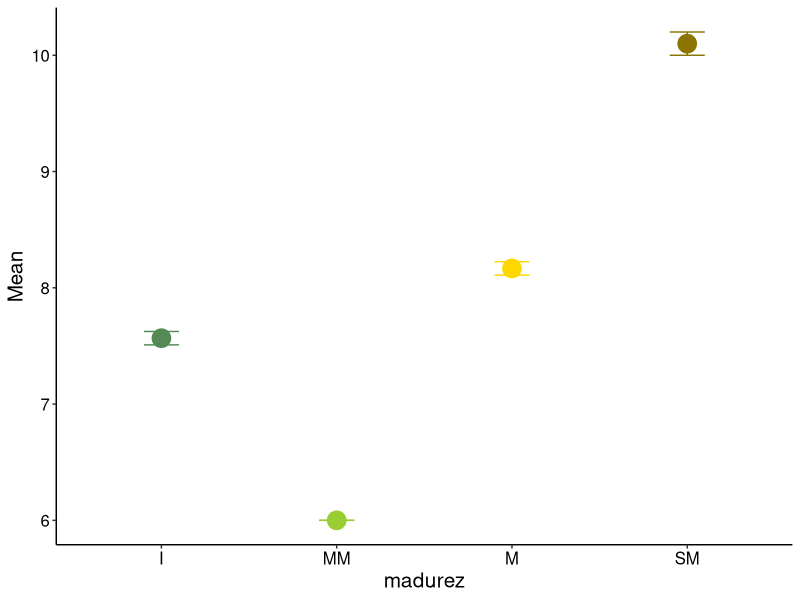
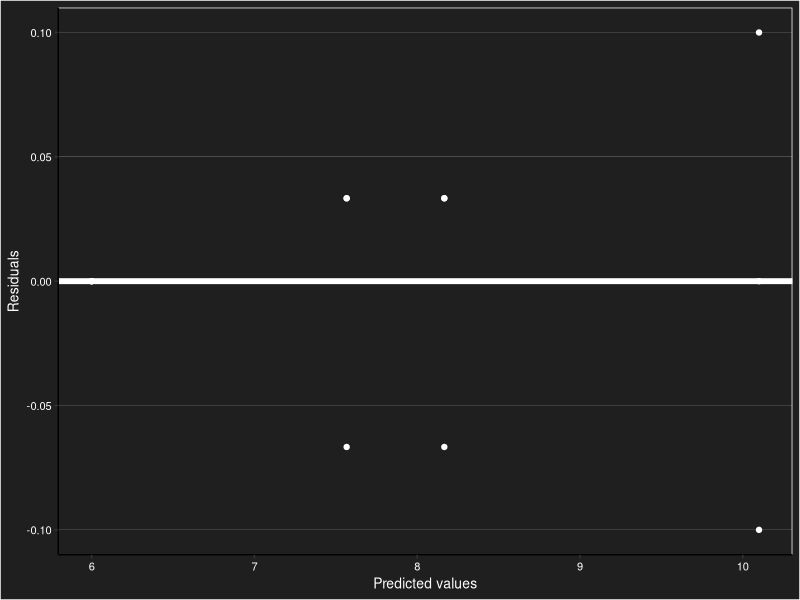
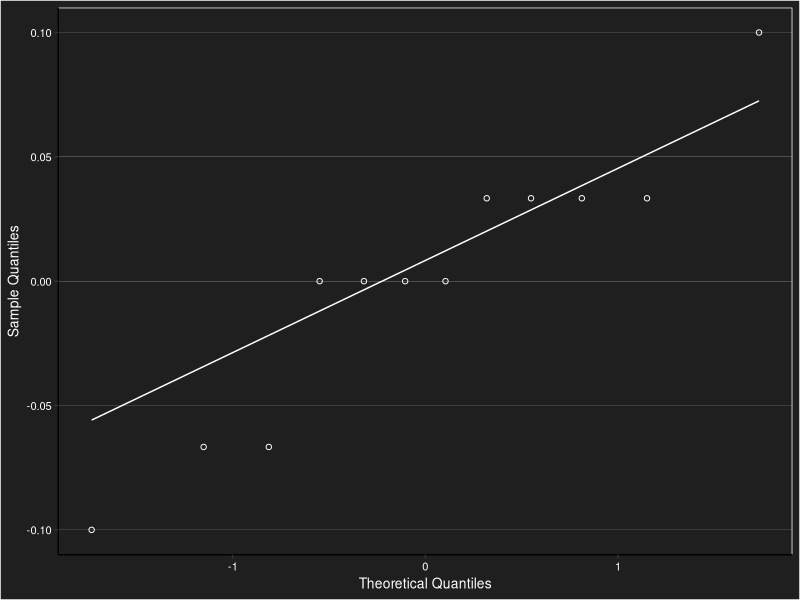

These charts were generated, in order, by the following R code: (Note: this script raises an error after producing the figures.)
## ---- chunk 1
knitr::opts_chunk$set(warning = FALSE, message = FALSE, echo = FALSE)

library(readxl)
data_mad_quimico <- read_excel("database.xlsx", sheet = "mad_phenols")
data_mad_quimico$madurez <- factor(data_mad_quimico$madurez, levels=c("I", "MM", "M", "SM"))

## ---- chunk 2
knitr::opts_chunk$set(warning = FALSE, message = FALSE, echo = FALSE)

# Crea un vector con las variables respuesta
variables_respuesta <- c("brix", "ph", "acidez", "ratio")

# Inicializa una lista para almacenar las tablas y otra lista para los gráficos
tablas_list_quimico <- list()
graficos_list_quimico <- list()

library(dplyr)
library(ggplot2)

# Crea un bucle que recorre cada variable respuesta
for (variable in variables_respuesta) {
  # Crea la tabla resumen
  tabla_resumen <- data_mad_quimico %>%
    dplyr::group_by(madurez) %>%
    dplyr::summarise(n = n(),
              Mean = mean(.data[[variable]]),  # Corregido aquí
              sd = sd(.data[[variable]]))  # Corregido aquí
  
  # Agrega la tabla a la lista
  tablas_list_quimico[[variable]] <- tabla_resumen

  # Crea el gráfico
  gg_plot <- ggplot(tabla_resumen, aes(x = madurez, y = Mean, color = madurez)) +
    scale_color_manual(values = c("palegreen4", "yellowgreen", "gold", "gold4")) +
    stat_summary(fun = "mean", size = 6, geom = "point") +
    geom_errorbar(aes(ymin = Mean - sd, ymax = Mean + sd), width = 0.2, position = position_dodge(0.9)) +
    theme_classic() +
    theme(legend.title = element_blank()) +
    theme(legend.position = "none") +
    theme(text = element_text(size = 15, color = 'black')) +
    theme(axis.text = element_text(color = 'black'))

  assign(paste0("mad_gg_", variable), gg_plot)
  
  # Agrega el gráfico a la lista
  graficos_list_quimico[[variable]] <- get(paste0("mad_gg_", variable))
}

## ---- chunk 3
knitr::opts_chunk$set(warning = FALSE, message = FALSE, echo = FALSE)

library(knitr)
kable(tablas_list_quimico$brix, format = "markdown")

## ---- chunk 4
knitr::opts_chunk$set(warning = FALSE, message = FALSE, echo = FALSE)

graficos_list_quimico$brix

## ---- chunk 5
knitr::opts_chunk$set(warning = FALSE, message = FALSE, echo = FALSE)

library(nlme)
modelos_mad_brix <- gls(brix ~ madurez, data=data_mad_quimico)
modelos_mad_brix

## ---- chunk 6
knitr::opts_chunk$set(warning = FALSE, message = FALSE, echo = FALSE)

brix_mad_ajuste <- as.data.frame(cbind(
  "residuos" = residuals(modelos_mad_brix),
  "predichos" = predict(modelos_mad_brix)))

HV_brix_mad<-ggplot(brix_mad_ajuste) +
  aes(predichos, residuos) +
  geom_hline(yintercept = 0, colour="white", size=2) +
  geom_point(colour="white")+
  theme_classic()+
  labs(y="Residuals", x="Predicted values")+
  theme(legend.position = "bottom", legend.background = element_rect(fill = "gray12"))+
  theme(panel.grid.major.y = element_line(size=0.05, color='white'))+
  theme(panel.grid.major.x = element_blank())+
  theme(text = element_text(size=10, color='white'))+
  theme(axis.text = element_text(color='white'))+
  theme(plot.background = element_rect(fill = "gray12"))+
  theme(panel.background = element_rect(fill = "gray12", color = "white"))
HV_brix_mad

QQ_brix_mad<-ggplot(brix_mad_ajuste) +
aes(sample = residuos) +
  geom_qq(shape = 1, colour="white") +
  geom_qq_line(colour="white")+
  theme_classic()+
  labs(y="Sample Quantiles", x="Theoretical Quantiles")+
  theme(legend.position = "bottom", legend.background = element_rect(fill = "gray12"))+
  theme(panel.grid.major.y = element_line(size=0.05, color='white'))+
  theme(panel.grid.major.x = element_blank())+
  theme(text = element_text(size=10, color='white'))+
  theme(axis.text = element_text(color='white'))+
  theme(plot.background = element_rect(fill = "gray12"))+
  theme(panel.background = element_rect(fill = "gray12", color = "white"))
QQ_brix_mad

shapiro.test(brix_mad_ajuste$residuos)

## ---- chunk 7
knitr::opts_chunk$set(warning = FALSE, message = FALSE, echo = FALSE)

anova(modelos_mad_brix)

## ---- chunk 8
knitr::opts_chunk$set(warning = FALSE, message = FALSE, echo = FALSE)

library(emmeans)
Comp_mad_brix<-emmeans(modelos_mad_brix, pairwise ~ madurez) #Tukey por default  
Comp_mad_brix
plot(Comp_mad_brix, comparisons = T) + theme_classic() + 
  labs(x = "°brix)", y ="Madurez" )

## ---- chunk 9
knitr::opts_chunk$set(warning = FALSE, message = FALSE, echo = FALSE)

library(knitr)
kable(tablas_list_quimico$ph, format = "markdown")

## ---- chunk 10
knitr::opts_chunk$set(warning = FALSE, message = FALSE, echo = FALSE)

graficos_list_quimico$ph

## ---- chunk 11
knitr::opts_chunk$set(warning = FALSE, message = FALSE, echo = FALSE)

library(nlme)
modelos_mad_ph <- gls(ph ~ madurez, data=data_mad_quimico)
modelos_mad_ph

## ---- chunk 12
knitr::opts_chunk$set(warning = FALSE, message = FALSE, echo = FALSE)

ph_mad_ajuste <- as.data.frame(cbind(
  "residuos" = residuals(modelos_mad_ph),
  "predichos" = predict(modelos_mad_ph)))

HV_ph_mad<-ggplot(ph_mad_ajuste) +
  aes(predichos, residuos) +
  geom_hline(yintercept = 0, colour="white", size=2) +
  geom_point(colour="white")+
  theme_classic()+
  labs(y="Residuals", x="Predicted values")+
  theme(legend.position = "bottom", legend.background = element_rect(fill = "gray12"))+
  theme(panel.grid.major.y = element_line(size=0.05, color='white'))+
  theme(panel.grid.major.x = element_blank())+
  theme(text = element_text(size=10, color='white'))+
  theme(axis.text = element_text(color='white'))+
  theme(plot.background = element_rect(fill = "gray12"))+
  theme(panel.background = element_rect(fill = "gray12", color = "white"))
HV_ph_mad

QQ_ph_mad<-ggplot(ph_mad_ajuste) +
aes(sample = residuos) +
  geom_qq(shape = 1, colour="white") +
  geom_qq_line(colour="white")+
  theme_classic()+
  labs(y="Sample Quantiles", x="Theoretical Quantiles")+
  theme(legend.position = "bottom", legend.background = element_rect(fill = "gray12"))+
  theme(panel.grid.major.y = element_line(size=0.05, color='white'))+
  theme(panel.grid.major.x = element_blank())+
  theme(text = element_text(size=10, color='white'))+
  theme(axis.text = element_text(color='white'))+
  theme(plot.background = element_rect(fill = "gray12"))+
  theme(panel.background = element_rect(fill = "gray12", color = "white"))
QQ_ph_mad

shapiro.test(ph_mad_ajuste$residuos)

## ---- chunk 13
knitr::opts_chunk$set(warning = FALSE, message = FALSE, echo = FALSE)

anova(modelos_mad_ph)

## ---- chunk 14
knitr::opts_chunk$set(warning = FALSE, message = FALSE, echo = FALSE)

library(emmeans)
Comp_mad_ph<-emmeans(modelos_mad_ph, pairwise ~ madurez) #Tukey por default  
Comp_mad_ph
plot(Comp_mad_ph, comparisons = T) + theme_classic() + 
  labs(x = "°ph)", y ="Madurez" )

## ---- chunk 15
knitr::opts_chunk$set(warning = FALSE, message = FALSE, echo = FALSE)

library(knitr)
kable(tablas_list_quimico$acidez, format = "markdown")
## ---- chunk 16
knitr::opts_chunk$set(warning = FALSE, message = FALSE, echo = FALSE)

graficos_list_quimico$acidez

## ---- chunk 17
knitr::opts_chunk$set(warning = FALSE, message = FALSE, echo = FALSE)

library(nlme)
modelos_mad_acidez <- gls(acidez ~ madurez, data=data_mad_quimico)
modelos_mad_acidez

## ---- chunk 18
knitr::opts_chunk$set(warning = FALSE, message = FALSE, echo = FALSE)

acidez_mad_ajuste <- as.data.frame(cbind(
  "residuos" = residuals(modelos_mad_acidez),
  "predichos" = predict(modelos_mad_acidez)))

HV_acidez_mad<-ggplot(acidez_mad_ajuste) +
  aes(predichos, residuos) +
  geom_hline(yintercept = 0, colour="white", size=2) +
  geom_point(colour="white")+
  theme_classic()+
  labs(y="Residuals", x="Predicted values")+
  theme(legend.position = "bottom", legend.background = element_rect(fill = "gray12"))+
  theme(panel.grid.major.y = element_line(size=0.05, color='white'))+
  theme(panel.grid.major.x = element_blank())+
  theme(text = element_text(size=10, color='white'))+
  theme(axis.text = element_text(color='white'))+
  theme(plot.background = element_rect(fill = "gray12"))+
  theme(panel.background = element_rect(fill = "gray12", color = "white"))
HV_acidez_mad

QQ_acidez_mad<-ggplot(acidez_mad_ajuste) +
aes(sample = residuos) +
  geom_qq(shape = 1, colour="white") +
  geom_qq_line(colour="white")+
  theme_classic()+
  labs(y="Sample Quantiles", x="Theoretical Quantiles")+
  theme(legend.position = "bottom", legend.background = element_rect(fill = "gray12"))+
  theme(panel.grid.major.y = element_line(size=0.05, color='white'))+
  theme(panel.grid.major.x = element_blank())+
  theme(text = element_text(size=10, color='white'))+
  theme(axis.text = element_text(color='white'))+
  theme(plot.background = element_rect(fill = "gray12"))+
  theme(panel.background = element_rect(fill = "gray12", color = "white"))
QQ_acidez_mad

shapiro.test(acidez_mad_ajuste$residuos)

## ---- chunk 19
knitr::opts_chunk$set(warning = FALSE, message = FALSE, echo = FALSE)

anova(modelos_mad_acidez)

## ---- chunk 20
knitr::opts_chunk$set(warning = FALSE, message = FALSE, echo = FALSE)

library(emmeans)
Comp_mad_acidez<-emmeans(modelos_mad_acidez, pairwise ~ madurez) #Tukey por default  
Comp_mad_acidez
plot(Comp_mad_acidez, comparisons = T) + theme_classic() + 
  labs(x = "°acidez)", y ="Madurez" )

## ---- chunk 21
knitr::opts_chunk$set(warning = FALSE, message = FALSE, echo = FALSE)

library(knitr)
kable(tablas_list_quimico$ratio, format = "markdown")

## ---- chunk 22
knitr::opts_chunk$set(warning = FALSE, message = FALSE, echo = FALSE)

graficos_list_quimico$ratio

## ---- chunk 23
knitr::opts_chunk$set(warning = FALSE, message = FALSE, echo = FALSE)

library(nlme)
modelos_mad_ratio <- gls(ratio ~ madurez, data=data_mad_quimico)
modelos_mad_ratio

## ---- chunk 24
knitr::opts_chunk$set(warning = FALSE, message = FALSE, echo = FALSE)

ratio_mad_ajuste <- as.data.frame(cbind(
  "residuos" = residuals(modelos_mad_ratio),
  "predichos" = predict(modelos_mad_ratio)))

HV_ratio_mad<-ggplot(ratio_mad_ajuste) +
  aes(predichos, residuos) +
  geom_hline(yintercept = 0, colour="white", size=2) +
  geom_point(colour="white")+
  theme_classic()+
  labs(y="Residuals", x="Predicted values")+
  theme(legend.position = "bottom", legend.background = element_rect(fill = "gray12"))+
  theme(panel.grid.major.y = element_line(size=0.05, color='white'))+
  theme(panel.grid.major.x = element_blank())+
  theme(text = element_text(size=10, color='white'))+
  theme(axis.text = element_text(color='white'))+
  theme(plot.background = element_rect(fill = "gray12"))+
  theme(panel.background = element_rect(fill = "gray12", color = "white"))
HV_ratio_mad

QQ_ratio_mad<-ggplot(ratio_mad_ajuste) +
aes(sample = residuos) +
  geom_qq(shape = 1, colour="white") +
  geom_qq_line(colour="white")+
  theme_classic()+
  labs(y="Sample Quantiles", x="Theoretical Quantiles")+
  theme(legend.position = "bottom", legend.background = element_rect(fill = "gray12"))+
  theme(panel.grid.major.y = element_line(size=0.05, color='white'))+
  theme(panel.grid.major.x = element_blank())+
  theme(text = element_text(size=10, color='white'))+
  theme(axis.text = element_text(color='white'))+
  theme(plot.background = element_rect(fill = "gray12"))+
  theme(panel.background = element_rect(fill = "gray12", color = "white"))
QQ_ratio_mad

shapiro.test(ratio_mad_ajuste$residuos)

## ---- chunk 25
knitr::opts_chunk$set(warning = FALSE, message = FALSE, echo = FALSE)

anova(modelos_mad_ratio)

## ---- chunk 26
knitr::opts_chunk$set(warning = FALSE, message = FALSE, echo = FALSE)

library(emmeans)
Comp_mad_ratio<-emmeans(modelos_mad_ratio, pairwise ~ madurez) #Tukey por default  
Comp_mad_ratio
plot(Comp_mad_ratio, comparisons = T) + theme_classic() + 
  labs(x = "°ratio)", y ="Madurez" )
